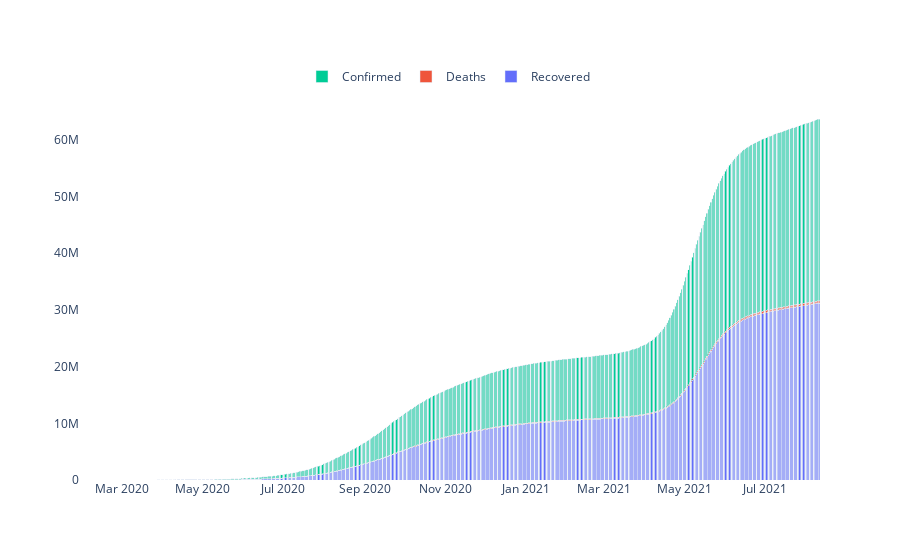

Notebook source saved alongside this figure:
### Markdown cell above
<b>Cured, Deaths, Confirmed Trend bar</b>

### Code cell
# plotting trend bar to observe the ratio 
fig = go.Figure(go.Bar(x= Trend.Date, y= Trend.Cured, name='Recovered'))
fig.add_trace(go.Bar(x=Trend.Date, y= Trend.Deaths, name='Deaths'))
fig.add_trace(go.Bar(x=Trend.Date, y= Trend.Confirmed, name='Confirmed'))

fig.update_layout(barmode='stack',legend_orientation="h",legend=dict(x= 0.3, y=1.1),
                 paper_bgcolor='white',
                 plot_bgcolor = "white",)
fig.show()

### Figure 1 — Plotly figure (JSON) as saved in the notebook; plotly's stock layout.template omitted (floating-point values rounded to 4 significant figures; data arrays with more than 128 entries replaced by an {"elided": "..."} marker saying what was removed)
{"data": [{"name": "Recovered", "type": "bar", "x": {"elided": "560 str values"}, "y": {"elided": "560 int values"}}, {"name": "Deaths", "type": "bar", "x": {"elided": "560 str values"}, "y": {"elided": "560 int values"}}, {"name": "Confirmed", "type": "bar", "x": {"elided": "560 str values"}, "y": {"elided": "560 int values"}}], "layout": {"autosize": true, "barmode": "stack", "legend": {"orientation": "h", "x": 0.3, "y": 1.1}, "paper_bgcolor": "white", "plot_bgcolor": "white", "xaxis": {"autorange": true, "range": ["2020-01-29 12:00", "2021-08-11 12:00"], "type": "date"}, "yaxis": {"autorange": true, "range": [0, 67040000.0], "type": "linear"}}}
